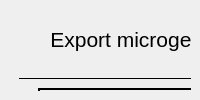
                     <widget class="QWidget" name="generator_page">
                      <layout class="QGridLayout" name="gridLayout_364">
                       <property name="leftMargin">
                        <number>9</number>
                       </property>
                       <property name="topMargin">
                        <number>9</number>
                       </property>
                       <property name="rightMargin">
                        <number>9</number>
                       </property>
                       <property name="bottomMargin">
                        <number>9</number>
                       </property>
                       <item row="0" column="0">
                        <widget class="Generator" name="generator" native="true">
                         <widget class="QWidget" name="gridLayoutWidget">
                          <property name="geometry">
                           <rect>
                            <x>20</x>
                            <y>70</y>
                            <width>381</width>
                            <height>411</height>
                           </rect>
                          </property>
                          <layout class="QGridLayout" name="gridLayout_5">
                           <property name="leftMargin">
                            <number>9</number>
                           </property>
                           <property name="topMargin">
                            <number>9</number>
                           </property>
                           <property name="rightMargin">
                            <number>9</number>
                           </property>
                           <property name="bottomMargin">
                            <number>9</number>
                           </property>
                           <item row="0" column="0">
                            <widget class="QFrame" name="frame_img">
                             <property name="frameShape">
                              <enum>QFrame::WinPanel</enum>
                             </property>
                             <property name="lineWidth">
                              <number>2</number>
                             </property>
                             <layout class="QGridLayout" name="gridLayout_6"/>
                            </widget>
                           </item>
                           <item row="1" column="0">
                            <widget class="QPushButton" name="btn_import">
                             <property name="styleSheet">
                              <string notr="true"/>
                             </property>
                             <property name="text">
                              <string>Import JPG...</string>
                             </property>
                            </widget>
                           </item>
                          </layout>
                         </widget>
                         <widget class="QWidget" name="gridLayoutWidget_2">
                          <property name="geometry">
                           <rect>
                            <x>420</x>
                            <y>520</y>
                            <width>411</width>
                            <height>71</height>
                           </rect>
                          </property>
                          <layout class="QGridLayout" name="gridLayout_7">
                           <property name="leftMargin">
                            <number>9</number>
                           </property>
                           <property name="topMargin">
                            <number>9</number>
                           </property>
                           <property name="rightMargin">
                            <number>9</number>
                           </property>
                           <property name="bottomMargin">
                            <number>9</number>
                           </property>
                           <item row="0" column="0">
                            <widget class="QPushButton" name="btn_mapping">
                             <property name="enabled">
                              <bool>true</bool>
                             </property>
                             <property name="minimumSize">
                              <size>
                               <width>0</width>
                               <height>45</height>
                              </size>
                             </property>
                             <property name="styleSheet">
                              <string notr="true"/>
                             </property>
                             <property name="text">
                              <string>Unlock mappings</string>
                             </property>
                            </widget>
                           </item>
                          </layout>
                         </widget>
                         <widget class="QWidget" name="verticalLayoutWidget_2">
                          <property name="geometry">
                           <rect>
                            <x>10</x>
                            <y>0</y>
                            <width>401</width>
                            <height>71</height>
                           </rect>
                          </property>
                          <layout class="QVBoxLayout" name="verticalLayout_21">
                           <item>
                            <widget class="QLabel" name="label_8">
                             <property name="text">
                              <string>&lt;html&gt;&lt;head/&gt;&lt;body&gt;&lt;p align=&quot;center&quot;&gt;&lt;span style=&quot; font-size:16pt;&quot;&gt;Export microgesture representations&lt;/span&gt;&lt;/p&gt;&lt;/body&gt;&lt;/html&gt;</string>
                             </property>
                            </widget>
                           </item>
                           <item>
                            <widget class="Line" name="line_5">
                             <property name="frameShadow">
                              <enum>QFrame::Plain</enum>
                             </property>
                             <property name="orientation">
                              <enum>Qt::Horizontal</enum>
                             </property>
                            </widget>
                           </item>
                          </layout>
                         </widget>
                         <widget class="QFrame" name="mapping_frame">
                          <property name="enabled">
                           <bool>false</bool>
                          </property>
                          <property name="geometry">
                           <rect>
                            <x>420</x>
                            <y>10</y>
                            <width>411</width>
                            <height>521</height>
                           </rect>
                          </property>
                          <property name="frameShape">
                           <enum>QFrame::StyledPanel</enum>
                          </property>
                          <property name="frameShadow">
                           <enum>QFrame::Raised</enum>
                          </property>
                          <layout class="QGridLayout" name="gridLayout">
                           <item row="0" column="0">
                            <layout class="QGridLayout" name="frame_grid" rowstretch="0,0,0,0,0,0,0,0,0,0,0,0" columnstretch="0,0,0,0" columnminimumwidth="0,0,0,0">
                             <property name="leftMargin">
                              <number>9</number>
                             </property>
                             <property name="topMargin">
                              <number>9</number>
                             </property>
                             <property name="rightMargin">
                              <number>9</number>
                             </property>
                             <property name="bottomMargin">
                              <number>9</number>
                             </property>
                             <property name="horizontalSpacing">
                              <number>9</number>
                             </property>
                             <item row="8" column="1">
                              <widget class="QPushButton" name="btn_clear">
                               <property name="styleSheet">
                                <string notr="true"/>
                               </property>
                               <property name="text">
                                <string>Clear</string>
                               </property>
                              </widget>
                             </item>
                             <item row="1" column="0">
                              <widget class="QComboBox" name="comboBox_finger">
                               <item>
                                <property name="text">
                                 <string>Index</string>
                                </property>
                               </item>
                               <item>
                                <property name="text">
                                 <string>Middle</string>
                                </property>
                               </item>
                               <item>
                                <property name="text">
                                 <string>Ring</string>
                                </property>
                               </item>
                               <item>
                                <property name="text">
                                 <string>Pinky</string>
                                </property>
                               </item>
                              </widget>
                             </item>
                             <item row="4" column="0" colspan="3">
                              <widget class="QLabel" name="label_str_config">
                               <property name="text">
                                <string/>
                               </property>
                              </widget>
                             </item>
                             <item row="2" column="0">
                              <widget class="QComboBox" name="comboBox_microgesture">
                               <property name="styleSheet">
                                <string notr="true"/>
                               </property>
                               <item>
                                <property name="text">
                                 <string>Tap</string>
                                </property>
                               </item>
                               <item>
                                <property name="text">
                                 <string>Hold</string>
                                </property>
                               </item>
                               <item>
                                <property name="text">
                                 <string>Swipe</string>
                                </property>
                               </item>
                               <item>
                                <property name="text">
                                 <string>Flex</string>
                                </property>
                               </item>
                              </widget>
                             </item>
                             <item row="2" column="1">
                              <widget class="QComboBox" name="comboBox_charac">
                               <property name="styleSheet">
                                <string notr="true"/>
                               </property>
                               <item>
                                <property name="text">
                                 <string>Tip</string>
                                </property>
                               </item>
                               <item>
                                <property name="text">
                                 <string>Middle</string>
                                </property>
                               </item>
                               <item>
                                <property name="text">
                                 <string>Base</string>
                                </property>
                               </item>
                               <item>
                                <property name="text">
                                 <string>Up</string>
                                </property>
                               </item>
                               <item>
                                <property name="text">
                                 <string>Down</string>
                                </property>
                               </item>
                              </widget>
                             </item>
                             <item row="10" column="0" colspan="2">
                              <widget class="QLabel" name="label_config_file">
                               <property name="text">
                                <string>Specific configuration file :</string>
                               </property>
                              </widget>
                             </item>
                             <item row="9" column="1">
                              <widget class="QLabel" name="label_10">
                               <property name="text">
                                <string/>
                               </property>
                              </widget>
                             </item>
                             <item row="11" column="3">
                              <widget class="QPushButton" name="btn_select">
                               <property name="styleSheet">
                                <string notr="true"/>
                               </property>
                               <property name="text">
                                <string>Select file</string>
                               </property>
                              </widget>
                             </item>
                             <item row="4" column="3">
                              <widget class="QPushButton" name="btn_apply">
                               <property name="styleSheet">
                                <string notr="true"/>
                               </property>
                               <property name="text">
                                <string>Apply</string>
                               </property>
                              </widget>
                             </item>
                             <item row="1" column="3" rowspan="2">
                              <widget class="QPushButton" name="btn_add">
                               <property name="minimumSize">
                                <size>
                                 <width>0</width>
                                 <height>50</height>
                                </size>
                               </property>
                               <property name="styleSheet">
                                <string notr="true"/>
                               </property>
                               <property name="text">
                                <string>Add</string>
                               </property>
                              </widget>
                             </item>
                             <item row="6" column="0" colspan="4">
                              <widget class="QListWidget" name="list_config"/>
                             </item>
                             <item row="0" column="0" colspan="4">
                              <widget class="QLabel" name="label">
                               <property name="sizePolicy">
                                <sizepolicy hsizetype="Preferred" vsizetype="Fixed">
                                 <horstretch>0</horstretch>
                                 <verstretch>0</verstretch>
                                </sizepolicy>
                               </property>
                               <property name="text">
                                <string>Choose a microgesture to add to the mapping :</string>
                               </property>
                              </widget>
                             </item>
                             <item row="3" column="0" colspan="4">
                              <widget class="QLabel" name="label_3">
                               <property name="text">
                                <string>Current microgesture mapping :</string>
                               </property>
                              </widget>
                             </item>
                             <item row="8" column="3">
                              <widget class="QPushButton" name="btn_save_as">
                               <property name="styleSheet">
                                <string notr="true"/>
                               </property>
                               <property name="text">
                                <string>Save as</string>
                               </property>
                              </widget>
                             </item>
                             <item row="5" column="0" colspan="3">
                              <widget class="QLabel" name="label_2">
                               <property name="sizePolicy">
                                <sizepolicy hsizetype="Preferred" vsizetype="Fixed">
                                 <horstretch>0</horstretch>
                                 <verstretch>0</verstretch>
                                </sizepolicy>
                               </property>
                               <property name="text">
                                <string>List of microgesture mappings to consider :</string>
                               </property>
                              </widget>
                             </item>
                             <item row="5" column="3">
                              <widget class="QPushButton" name="btn_remove">
                               <property name="styleSheet">
                                <string notr="true"/>
                               </property>
                               <property name="text">
                                <string>Remove</string>
                               </property>
                              </widget>
                             </item>
                             <item row="8" column="0">
                              <widget class="QPushButton" name="btn_reset">
                               <property name="styleSheet">
                                <string notr="true"/>
                               </property>
                               <property name="text">
                                <string>Reset</string>
                               </property>
                              </widget>
                             </item>
                             <item row="11" column="0" colspan="3">
                              <widget class="QLineEdit" name="entry_config">
                               <property name="enabled">
                                <bool>false</bool>
                               </property>
                               <property name="styleSheet">
                                <string notr="true">background-color: rgb(33, 37, 43);</string>
                               </property>
                               <property name="readOnly">
                                <bool>true</bool>
                               </property>
                               <property name="placeholderText">
                                <string/>
                               </property>
                              </widget>
                             </item>
                            </layout>
                           </item>
                          </layout>
                         </widget>
                         <widget class="QPushButton" name="btn_export_5">
                          <property name="geometry">
                           <rect>
                            <x>160</x>
                            <y>500</y>
                            <width>91</width>
                            <height>91</height>
                           </rect>
                          </property>
                          <property name="minimumSize">
                           <size>
                            <width>0</width>
                            <height>0</height>
                           </size>
                          </property>
                          <property name="styleSheet">
                           <string notr="true">border-radius: 45%;</string>
                          </property>
                          <property name="text">
                           <string/>
                          </property>
                          <property name="icon">
                           <iconset resource="resources.qrc">
                            <normaloff>:/images/images/images/cil-arrow-circle-right.png</normaloff>:/images/images/images/cil-arrow-circle-right.png</iconset>
                          </property>
                          <property name="iconSize">
                           <size>
                            <width>80</width>
                            <height>80</height>
                           </size>
                          </property>
                         </widget>
                         <widget class="QWidget" name="widget_2" native="true">
                          <property name="geometry">
                           <rect>
                            <x>269</x>
                            <y>499</y>
                            <width>111</width>
                            <height>91</height>
                           </rect>
                          </property>
                         </widget>
                        </widget>
                       </item>
                      </layout>
                     </widget>
